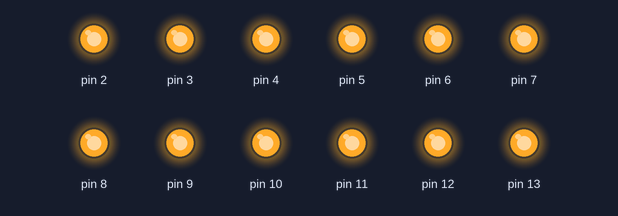
A sketch run on a simulated Arduino Uno, built with avr-gcc and run on an emulated ATmega328P. Parts: output pins drawn as LEDs (lit = HIGH).

Above: at 0.2 s.
At 0.93 s:
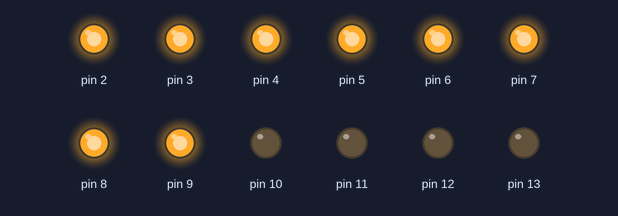
At 1.68 s:
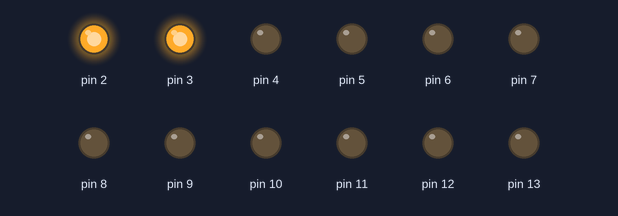
At 3.16 s:
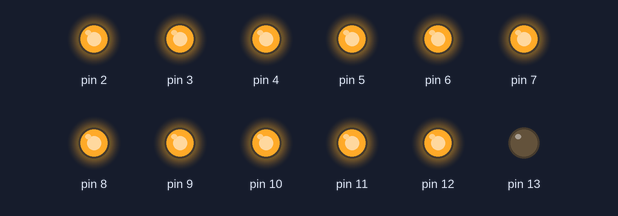
At 4.16 s:
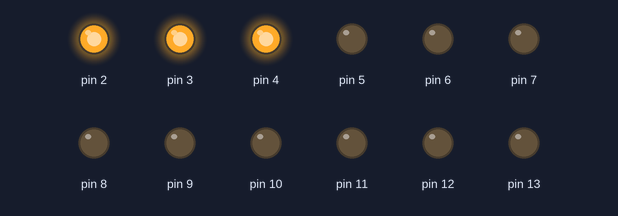
At 5.12 s:
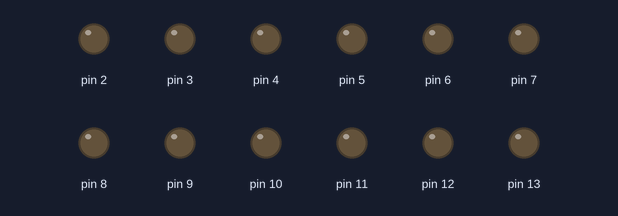
Timing chart, 0 to 6.0 s (numbered marks = the images above):
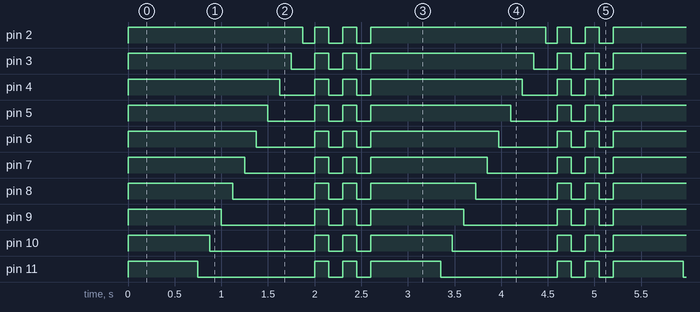

Measured:
- by itself, pin 2: repeats every 2.6 s: LOW 0.13 s, 2 × (HIGH 0.15 s, LOW 0.15 s), HIGH 1.9 s
- by itself, pin 3: repeats every 2.6 s: LOW 0.25 s, 2 × (HIGH 0.15 s, LOW 0.15 s), HIGH 1.8 s
- by itself, pin 4: repeats every 2.6 s: LOW 0.38 s, 2 × (HIGH 0.15 s, LOW 0.15 s), HIGH 1.6 s
- by itself, pin 5: repeats every 2.6 s: LOW 0.50 s, 2 × (HIGH 0.15 s, LOW 0.15 s), HIGH 1.5 s
- by itself, pin 6: repeats every 2.6 s: LOW 0.63 s, 2 × (HIGH 0.15 s, LOW 0.15 s), HIGH 1.4 s
- by itself, pin 7: repeats every 2.6 s: LOW 0.75 s, 2 × (HIGH 0.15 s, LOW 0.15 s), HIGH 1.3 s
- by itself, pin 8: repeats every 2.6 s: LOW 0.88 s, 2 × (HIGH 0.15 s, LOW 0.15 s), HIGH 1.1 s
- by itself, pin 9: repeats every 2.6 s: LOW 1.0 s, 2 × (HIGH 0.15 s, LOW 0.15 s), HIGH 1.0 s

The sketch:

First_Project.ino
```cpp
void setup() {
  // put your setup code here, to run once:
  pinMode(7, OUTPUT);
  pinMode(13, OUTPUT);
  pinMode(12, OUTPUT);
  pinMode(2, OUTPUT);
  pinMode(3, OUTPUT);
  pinMode(4, OUTPUT);
  pinMode(5, OUTPUT);
  pinMode(6, OUTPUT);
  pinMode(8, OUTPUT);
  pinMode(9, OUTPUT);
  pinMode(10, OUTPUT);
  pinMode(11, OUTPUT);
}

void loop() {
  // put your main code here, to run repeatedly:
   digitalWrite(7, HIGH);
  digitalWrite(13, HIGH);
  digitalWrite(12, HIGH);
  digitalWrite(2, HIGH);
  digitalWrite(3, HIGH);
  digitalWrite(4, HIGH);
  digitalWrite(5, HIGH);
  digitalWrite(6, HIGH);
  digitalWrite(8, HIGH);
  digitalWrite(9, HIGH);
  digitalWrite(10, HIGH);
  digitalWrite(11, HIGH);
     delay(500);
 //Flow
 digitalWrite(13, HIGH);
  digitalWrite(13, LOW);
  delay(125);
    digitalWrite(12, HIGH);
  digitalWrite(12, LOW);
  delay(125);
    digitalWrite(11, HIGH);
  digitalWrite(11, LOW);
  delay(125);
    digitalWrite(10, HIGH);
  digitalWrite(10, LOW);
  delay(125);
    digitalWrite(9, HIGH);
  digitalWrite(9, LOW);
  delay(125);
    digitalWrite(8, HIGH);
  digitalWrite(8, LOW);
  delay(125);
    digitalWrite(7, HIGH);
  digitalWrite(7, LOW);
  delay(125);
    digitalWrite(6, HIGH);
  digitalWrite(6, LOW);
  delay(125);
    digitalWrite(5, HIGH);
  digitalWrite(5, LOW);
  delay(125);
    digitalWrite(4, HIGH);
  digitalWrite(4, LOW);
  delay(125);
    digitalWrite(3, HIGH);
  digitalWrite(3, LOW);
  delay(125);
    digitalWrite(2, HIGH);
  digitalWrite(2, LOW);
  delay(125);

  //Double Blink
  digitalWrite(7, HIGH);
      digitalWrite(13, HIGH);
          digitalWrite(12, HIGH);
          digitalWrite(2, HIGH);
          digitalWrite(3, HIGH);
          digitalWrite(4, HIGH);
         digitalWrite(5, HIGH);
          digitalWrite(6, HIGH);
          digitalWrite(8, HIGH);
          digitalWrite(9, HIGH);
         digitalWrite(10, HIGH);
          digitalWrite(11, HIGH);
  delay(150);
  digitalWrite(7, LOW);
  digitalWrite(13, LOW);
  digitalWrite(12, LOW);
  digitalWrite(2, LOW);
  digitalWrite(3, LOW);
  digitalWrite(4, LOW);
  digitalWrite(5, LOW);
  digitalWrite(6, LOW);
  digitalWrite(8, LOW);
  digitalWrite(9, LOW);
  digitalWrite(10, LOW);
  digitalWrite(11, LOW);
    delay(150);
      digitalWrite(7, HIGH);
      digitalWrite(13, HIGH);
          digitalWrite(12, HIGH);
          digitalWrite(2, HIGH);
          digitalWrite(3, HIGH);
          digitalWrite(4, HIGH);
         digitalWrite(5, HIGH);
          digitalWrite(6, HIGH);
          digitalWrite(8, HIGH);
          digitalWrite(9, HIGH);
         digitalWrite(10, HIGH);
          digitalWrite(11, HIGH);
  delay(150);
  digitalWrite(7, LOW);
  digitalWrite(13, LOW);
  digitalWrite(12, LOW);
  digitalWrite(2, LOW);
  digitalWrite(3, LOW);
  digitalWrite(4, LOW);
  digitalWrite(5, LOW);
  digitalWrite(6, LOW);
  digitalWrite(8, LOW);
  digitalWrite(9, LOW);
  digitalWrite(10, LOW);
  digitalWrite(11, LOW);
    delay(150);

}
```
